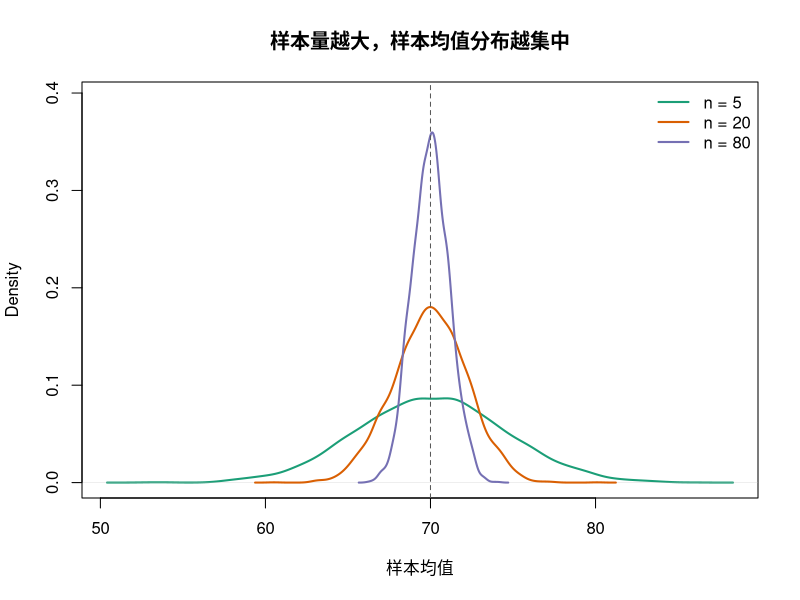
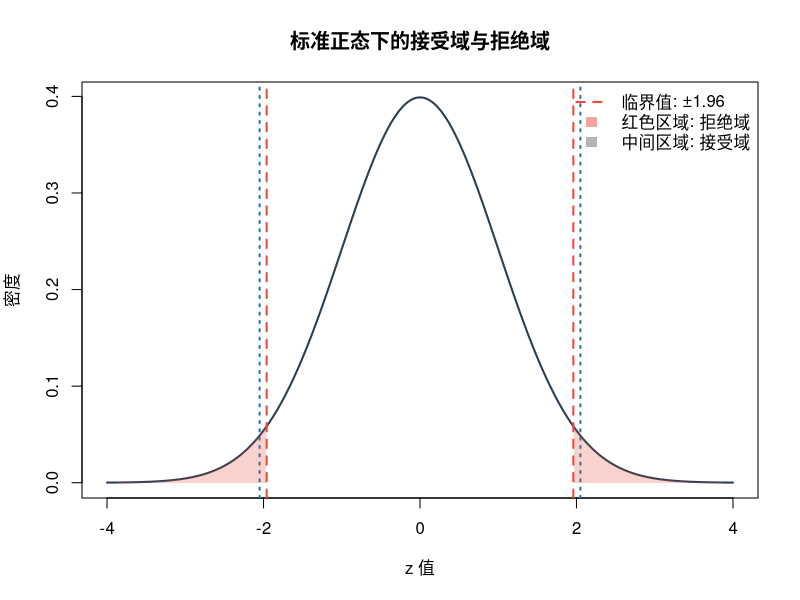
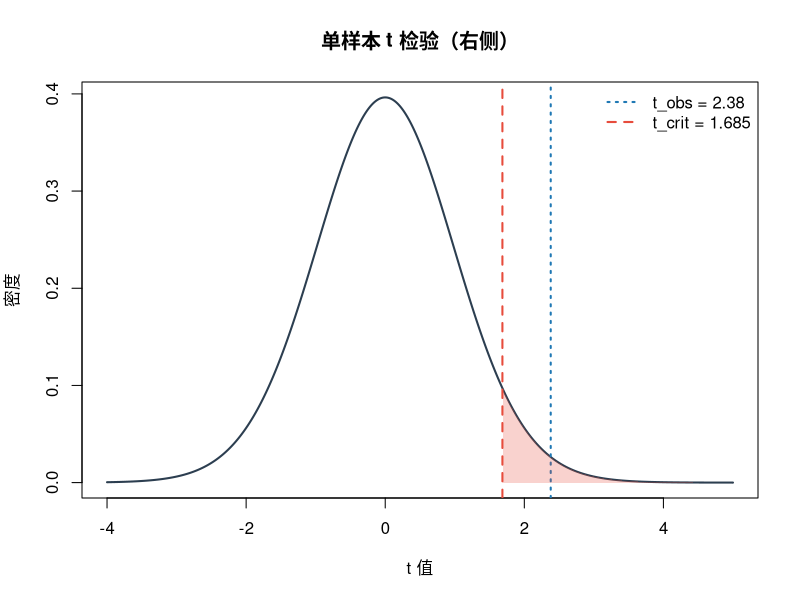
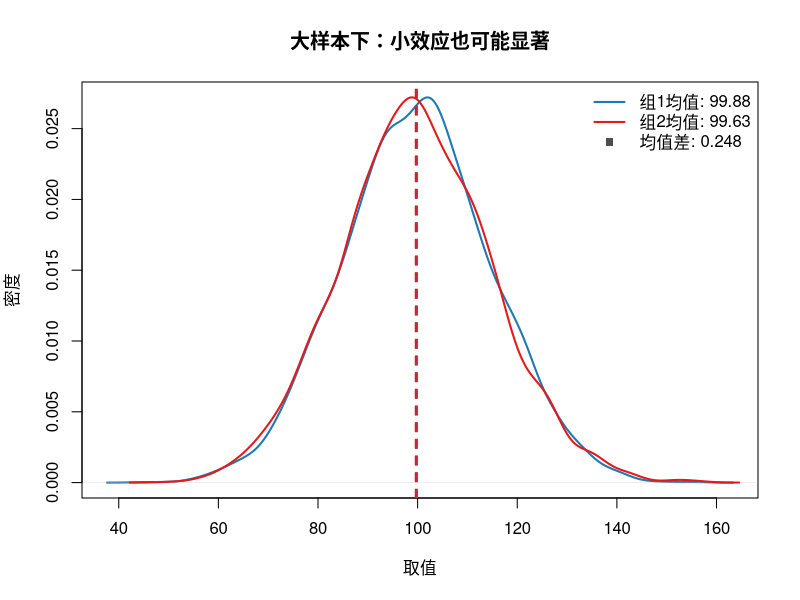

Recreate these plots in R, in order.
## ---- chunk 1
set.seed(20260412)
n_grid <- c(5, 20, 80)
sim_means <- lapply(n_grid, function(n) replicate(4000, mean(rnorm(n, mean = 70, sd = 10))))
cols <- c("#1b9e77", "#d95f02", "#7570b3")

plot(
  density(sim_means[[1]]), col = cols[1], lwd = 2,
  main = "样本量越大，样本均值分布越集中",
  xlab = "样本均值",
  ylim = c(0, max(sapply(sim_means, function(x) max(density(x)$y))) * 1.1)
)
for (i in 2:length(sim_means)) lines(density(sim_means[[i]]), col = cols[i], lwd = 2)
abline(v = 70, lty = 2, col = "gray35")
legend("topright", legend = paste0("n = ", n_grid), col = cols, lwd = 2, bty = "n")
## ---- chunk 2
alpha <- 0.05
z_obs <- 2.05
x <- seq(-4, 4, length.out = 2000)
y <- dnorm(x)
crit <- qnorm(1 - alpha / 2)

plot(x, y, type = "l", lwd = 2, col = "#2c3e50",
     main = "标准正态下的接受域与拒绝域",
     xlab = "z 值", ylab = "密度")
abline(v = c(-crit, crit), lty = 2, col = "#e74c3c", lwd = 2)
abline(v = c(-z_obs, z_obs), lty = 3, col = "#1f78b4", lwd = 2)

idx_left <- which(x <= -crit)
idx_right <- which(x >= crit)
polygon(c(x[idx_left], rev(x[idx_left])), c(y[idx_left], rep(0, length(idx_left))),
        col = adjustcolor("#e74c3c", alpha.f = 0.25), border = NA)
polygon(c(x[idx_right], rev(x[idx_right])), c(y[idx_right], rep(0, length(idx_right))),
        col = adjustcolor("#e74c3c", alpha.f = 0.25), border = NA)
legend(
  "topright",
  legend = c(paste0("临界值: ±", round(crit, 3)), "红色区域: 拒绝域", "中间区域: 接受域"),
  lty = c(2, NA, NA), lwd = c(2, NA, NA), pch = c(NA, 15, 15),
  col = c("#e74c3c", adjustcolor("#e74c3c", alpha.f = 0.5), "gray70"),
  pt.cex = 1.4, bty = "n"
)
## ---- chunk 3
set.seed(42)
score <- round(rnorm(40, mean = 74, sd = 8), 1)

alpha <- 0.05
n1 <- length(score)
mu0 <- 70
xbar <- mean(score)
s <- sd(score)
t_obs <- (xbar - mu0) / (s / sqrt(n1))
t_crit <- qt(1 - alpha, df = n1 - 1)
p_val <- pt(t_obs, df = n1 - 1, lower.tail = FALSE)

one_sample_result <- data.frame(
  n = n1,
  mean = round(xbar, 3),
  t_obs = round(t_obs, 3),
  t_crit = round(t_crit, 3),
  p_value = signif(p_val, 4),
  decision = ifelse(t_obs > t_crit, "拒绝H0", "不拒绝H0")
)
one_sample_result
## ---- chunk 4
x <- seq(-4, 5, length.out = 2000)
y <- dt(x, df = n1 - 1)
plot(x, y, type = "l", lwd = 2, col = "#2c3e50",
     main = "单样本 t 检验（右侧）",
     xlab = "t 值", ylab = "密度")
abline(v = t_crit, lty = 2, lwd = 2, col = "#e74c3c")
abline(v = t_obs, lty = 3, lwd = 2, col = "#1f78b4")
idx <- which(x >= t_crit)
polygon(c(x[idx], rev(x[idx])), c(y[idx], rep(0, length(idx))),
        col = adjustcolor("#e74c3c", alpha.f = 0.25), border = NA)
legend("topright",
       legend = c(paste0("t_obs = ", round(t_obs, 3)), paste0("t_crit = ", round(t_crit, 3))),
       lty = c(3, 2), lwd = 2, col = c("#1f78b4", "#e74c3c"), bty = "n")
## ---- chunk 5
set.seed(2025)
los <- pmax(round(rnorm(60, mean = 6.4, sd = 1.6), 1), 2.5)

n_los <- length(los)
mu0_los <- 7
xbar_los <- mean(los)
s_los <- sd(los)
t_obs_los <- (xbar_los - mu0_los) / (s_los / sqrt(n_los))
t_crit_los <- qt(alpha, df = n_los - 1)
p_los <- pt(t_obs_los, df = n_los - 1)

data.frame(
  n = n_los,
  mean_los = round(xbar_los, 3),
  t_obs = round(t_obs_los, 3),
  t_crit = round(t_crit_los, 3),
  p_value = signif(p_los, 4),
  decision = ifelse(t_obs_los < t_crit_los, "拒绝H0", "不拒绝H0")
)
## ---- chunk 6
set.seed(123)
group_A <- rnorm(35, mean = 78, sd = 7)
group_B <- rnorm(33, mean = 74, sd = 7)

nA <- length(group_A); nB <- length(group_B)
mA <- mean(group_A); mB <- mean(group_B)
sA2 <- var(group_A); sB2 <- var(group_B)

se_diff <- sqrt(sA2 / nA + sB2 / nB)
t_obs2 <- (mA - mB) / se_diff
nu <- (sA2 / nA + sB2 / nB)^2 / ((sA2 / nA)^2 / (nA - 1) + (sB2 / nB)^2 / (nB - 1))
t_crit2 <- qt(1 - alpha / 2, df = nu)
p2 <- 2 * pt(abs(t_obs2), df = nu, lower.tail = FALSE)

data.frame(
  n_A = nA,
  n_B = nB,
  mean_A = round(mA, 3),
  mean_B = round(mB, 3),
  t_obs = round(t_obs2, 3),
  t_crit = round(t_crit2, 3),
  p_value = signif(p2, 4),
  decision = ifelse(abs(t_obs2) > t_crit2, "拒绝H0", "不拒绝H0")
)
## ---- chunk 7
set.seed(2026)
dwell_A <- rnorm(400, mean = 82, sd = 28)
dwell_B <- rnorm(410, mean = 86, sd = 29)

nA2 <- length(dwell_A); nB2 <- length(dwell_B)
mA2 <- mean(dwell_A); mB2 <- mean(dwell_B)
sA2_2 <- var(dwell_A); sB2_2 <- var(dwell_B)

se_ab <- sqrt(sA2_2 / nA2 + sB2_2 / nB2)
t_obs_ab <- (mB2 - mA2) / se_ab
nu_ab <- (sA2_2 / nA2 + sB2_2 / nB2)^2 / ((sA2_2 / nA2)^2 / (nA2 - 1) + (sB2_2 / nB2)^2 / (nB2 - 1))
t_crit_ab <- qt(1 - alpha / 2, df = nu_ab)
p_ab <- 2 * pt(abs(t_obs_ab), df = nu_ab, lower.tail = FALSE)

data.frame(
  mean_B_minus_A = round(mB2 - mA2, 3),
  t_obs = round(t_obs_ab, 3),
  t_crit = round(t_crit_ab, 3),
  p_value = signif(p_ab, 4),
  decision = ifelse(abs(t_obs_ab) > t_crit_ab, "拒绝H0", "不拒绝H0")
)
## ---- chunk 8
success <- 68
n <- 110
p0 <- 0.5
phat <- success / n
z_obs <- (phat - p0) / sqrt(p0 * (1 - p0) / n)
z_crit <- qnorm(1 - alpha)
p_prop <- pnorm(z_obs, lower.tail = FALSE)

data.frame(
  phat = round(phat, 4),
  z_obs = round(z_obs, 3),
  z_crit = round(z_crit, 3),
  p_value = signif(p_prop, 4),
  decision = ifelse(z_obs > z_crit, "拒绝H0", "不拒绝H0")
)
## ---- chunk 9
resp <- c(54, 68)
total <- c(120, 118)

p1 <- resp[1] / total[1]
p2 <- resp[2] / total[2]
p_pool <- sum(resp) / sum(total)

z_obs2 <- (p2 - p1) / sqrt(p_pool * (1 - p_pool) * (1 / total[1] + 1 / total[2]))
z_crit2 <- qnorm(1 - alpha / 2)
p_2prop <- 2 * pnorm(abs(z_obs2), lower.tail = FALSE)

data.frame(
  p_old = round(p1, 4),
  p_new = round(p2, 4),
  diff = round(p2 - p1, 4),
  z_obs = round(z_obs2, 3),
  z_crit = round(z_crit2, 3),
  p_value = signif(p_2prop, 4),
  decision = ifelse(abs(z_obs2) > z_crit2, "拒绝H0", "不拒绝H0")
)
## ---- chunk 10
summary_table <- data.frame(
  case = c(
    "班级均值 > 70（单样本t）",
    "住院天数 < 7（单样本t）",
    "A/B学习组均值差（Welch t）",
    "电商B版停留时长（Welch t）",
    "单组有效率 > 50%（单比例）",
    "临床两组缓解率差异（两比例）"
  ),
  statistic = c(t_obs, t_obs_los, t_obs2, t_obs_ab, z_obs, z_obs2),
  critical_value = c(t_crit, t_crit_los, t_crit2, t_crit_ab, z_crit, z_crit2),
  p_value = c(p_val, p_los, p2, p_ab, p_prop, p_2prop),
  decision = c(
    ifelse(t_obs > t_crit, "拒绝H0", "不拒绝H0"),
    ifelse(t_obs_los < t_crit_los, "拒绝H0", "不拒绝H0"),
    ifelse(abs(t_obs2) > t_crit2, "拒绝H0", "不拒绝H0"),
    ifelse(abs(t_obs_ab) > t_crit_ab, "拒绝H0", "不拒绝H0"),
    ifelse(z_obs > z_crit, "拒绝H0", "不拒绝H0"),
    ifelse(abs(z_obs2) > z_crit2, "拒绝H0", "不拒绝H0")
  )
)

summary_table$statistic <- round(summary_table$statistic, 3)
summary_table$critical_value <- round(summary_table$critical_value, 3)
summary_table$p_value <- signif(summary_table$p_value, 4)
summary_table
## ---- chunk 11
set.seed(2026)
n_big <- 5000
x1 <- rnorm(n_big, mean = 100, sd = 15)
x2 <- rnorm(n_big, mean = 99.4, sd = 15)

m_diff <- mean(x1) - mean(x2)
se_big <- sqrt(var(x1) / n_big + var(x2) / n_big)
t_big <- m_diff / se_big
nu_big <- (var(x1) / n_big + var(x2) / n_big)^2 / ((var(x1) / n_big)^2 / (n_big - 1) + (var(x2) / n_big)^2 / (n_big - 1))
t_crit_big <- qt(1 - alpha / 2, df = nu_big)
p_big <- 2 * pt(abs(t_big), df = nu_big, lower.tail = FALSE)

data.frame(
  mean_diff = round(m_diff, 4),
  t_obs = round(t_big, 3),
  t_crit = round(t_crit_big, 3),
  p_value = signif(p_big, 4),
  decision = ifelse(abs(t_big) > t_crit_big, "拒绝H0", "不拒绝H0")
)
## ---- chunk 12
d1 <- density(x1)
d2 <- density(x2)
plot(d1, col = "#1f78b4", lwd = 2,
     main = "大样本下：小效应也可能显著",
     xlab = "取值", ylab = "密度")
lines(d2, col = "#e31a1c", lwd = 2)
abline(v = mean(x1), col = "#1f78b4", lty = 2, lwd = 2)
abline(v = mean(x2), col = "#e31a1c", lty = 2, lwd = 2)
legend("topright",
       legend = c(
         paste0("组1均值: ", round(mean(x1), 2)),
         paste0("组2均值: ", round(mean(x2), 2)),
         paste0("均值差: ", round(m_diff, 3))
       ),
       col = c("#1f78b4", "#e31a1c", "gray30"),
       lwd = c(2, 2, NA), pch = c(NA, NA, 15), bty = "n")
